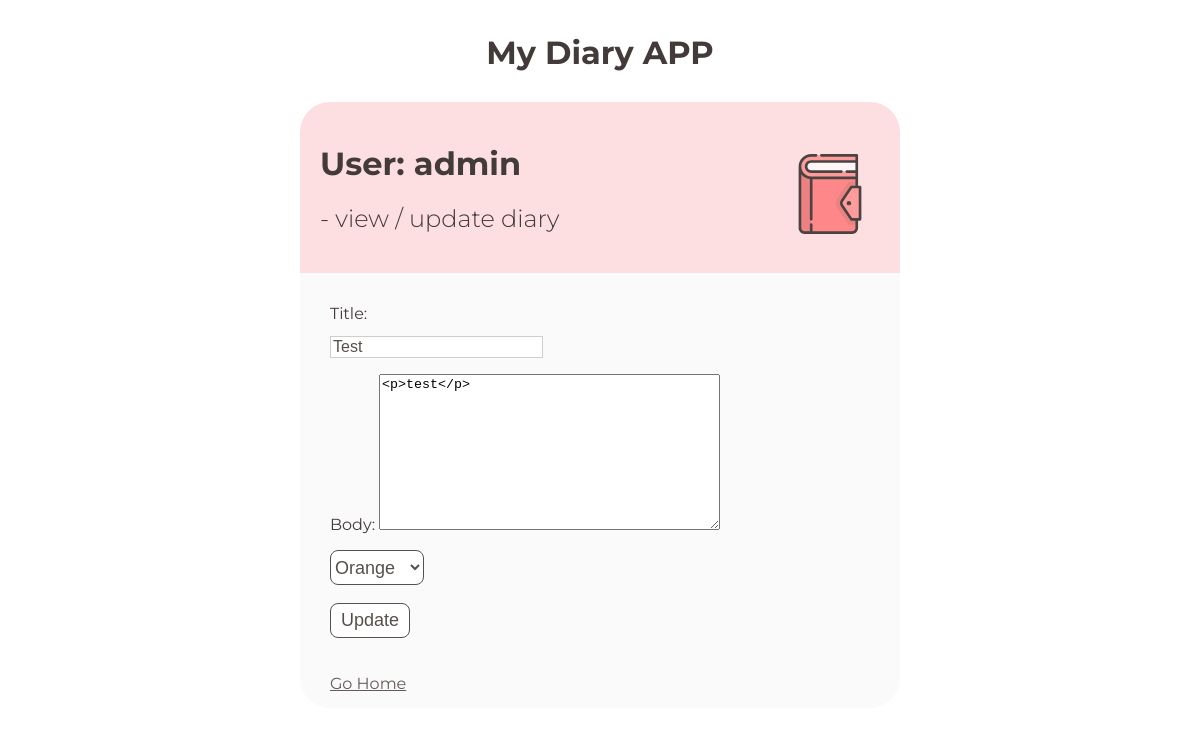
The page /update/4 (signed in) on the database its author committed.
### main/models.py (models this page shows, shortened)
class Diary(models.Model):
    user = models.ForeignKey(User, on_delete = models.CASCADE, null = True, blank = True)
    title = models.CharField(max_length = 128, null = True)
    body = RichTextField(blank = True, null = True)
    created = models.CharField(default = timezone.now, max_length = 128)
    order = models.DateTimeField(auto_now_add = True, null = True)
    color = models.ForeignKey(Color, on_delete = models.CASCADE, null = True)
    class Meta:
        ordering = ['-order']

class Color(models.Model):
    color = models.CharField(max_length = 128)
    def __str__(self):
        return self.color

### main/views.py (the view, shortened to what this page needs)
# urls.py: path("update/<int:current_id>", views.update, name = "update"),
def update(request, current_id):
    if not request.user.is_authenticated:
        return redirect(reverse_lazy("main:signin"))
    diary = Diary.objects.get(id = current_id, user = request.user)
    colors = Color.objects.all()
    form = DiaryForm(instance = diary)
    if form.is_valid():
        form.save()
    return render(request, "main/update.html", {
        "diary" : diary,
        "form" : form,
        "colors" : colors,
    })

### main/forms.py
class DiaryForm(forms.ModelForm):
    class Meta:
        model = Diary
        fields = ["title", "body"]

### main/templates/main/update.html (shortened to what this page needs)
{% load static %}
<!DOCTYPE html>
<html>
<head>
    <link href="{% static 'main/style.css' %}" rel="stylesheet">
</head>
<body>
    <div class="nav-container">
        <h1>
            My Diary APP
        </h1>
    </div>
    <div class="main-container">
        <div class="head-container">
            <h1>
                <img src="{% static 'images/favicon.svg' %}" class="main-icon">
                User: {{ request.user.username }}
            </h1>
            <h2>
                 -  view / update diary
            </h2>
        </div>
        <div class="diary-container">
            <form method="post">
                {{ form.as_p }}
                <select name="color">
                    {% if diary.color %}
                    <option value="{{ diary.color }}">{{ diary.color }}</option>
                    {% else %}
                    <option value="">No Color</option>
                    {% endif %}
                </select>
                <br><br>
                <button type="submit" class="submit-button">Update</button>
                <br><br><br>
                <a href="{% url 'main:index' %}">Go Home</a>
            </form>
        </div>
    </div>
</body>
</html>

### main/static/main/style.css (style rules this page uses)
.nav-container { margin: 10px auto; padding-top: 2px; max-width: 600px; text-align: center; color: #423b39; }
.main-container { margin: 30px auto; max-width: 600px; color: #423b39; }
.main-icon { max-height: 80px; margin: 10px; float: right; opacity: 0.7; }
.head-container { background-color: #FEDFE1; padding: 20px; border-radius: 30px 30px 0px 0px; }
.diary-container { background-color: #FAFAFA; padding: 15px 30px 15px 30px; border-radius: 0px 0px 30px 30px; }
.submit-button { outline: none; border-style: solid; border-radius: 8px; border-width: 1.5px; background-color: white; color: #574f4c; border-color: #574f4c; height: 35px; width: 80px; font-size: 18px; }
#id_title { outline: none; border-style: solid; border-width: 1.4px; display: block; color: #574f4c; border-color: #cecece; margin-top: 13px; font-size: 16px; }
label { font-family: 'Montserrat'; font-size: 16px; }
select { outline: none; border-style: solid; border-radius: 8px; border-width: 1.5px; background-color: white; color: #574f4c; border-color: #574f4c; height: 35px; width: auto; font-size: 18px; }
a { font-family: 'Montserrat'; color: #645b58; margin-right: 25px; }
h1 { font-family: 'Montserrat'; }
h2 { font-family: 'Montserrat'; font-weight: 300; }

### rows shown on the page
Diary: title "Test", body "<p>test</p>", color "Orange"

### other values the page prints
{{ request.user.username }} "admin"
